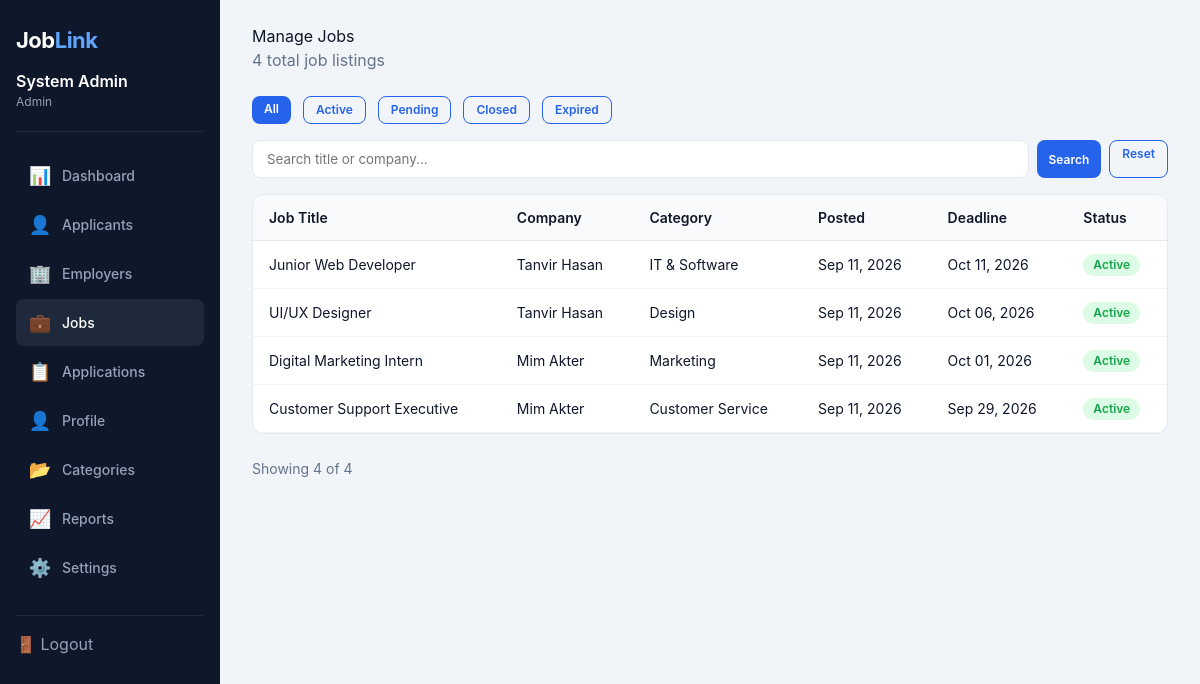
/?role=admin&page=jobs (signed in), run on the app's committed database.
### tables this page shows
CREATE TABLE jobs (
 id INT AUTO_INCREMENT PRIMARY KEY,
 employer_id INT NOT NULL,
 category_id INT DEFAULT NULL,
 title VARCHAR(180) NOT NULL,
 type ENUM('Full-time','Part-time','Internship','Remote') DEFAULT 'Full-time',
 workplace ENUM('Office','Remote','Hybrid') DEFAULT 'Office',
 location VARCHAR(160) NOT NULL,
 vacancy INT DEFAULT 1,
 salary_min DECIMAL(12,2) DEFAULT NULL,
 salary_max DECIMAL(12,2) DEFAULT NULL,
 education TEXT,
 experience TEXT,
 skills TEXT,
 description TEXT NOT NULL,
 responsibilities TEXT,
 benefits TEXT,
 deadline DATE NOT NULL,
 status ENUM('draft','active','closed','expired') DEFAULT 'active',
 created_at TIMESTAMP DEFAULT CURRENT_TIMESTAMP,
 CONSTRAINT fk_job_employer FOREIGN KEY (employer_id) REFERENCES users(id) ON DELETE CASCADE,
 CONSTRAINT fk_job_category FOREIGN KEY (category_id) REFERENCES categories(id) ON DELETE SET NULL
);

CREATE TABLE users (
 id INT AUTO_INCREMENT PRIMARY KEY,
 name VARCHAR(120) NOT NULL,
 email VARCHAR(150) NOT NULL UNIQUE,
 phone VARCHAR(30) DEFAULT NULL,
 password VARCHAR(255) NOT NULL,
 role ENUM('applicant','employer','admin') NOT NULL,
 status ENUM('active','pending','suspended','inactive') DEFAULT 'active',
 created_at TIMESTAMP DEFAULT CURRENT_TIMESTAMP
);

CREATE TABLE categories (
  id INT AUTO_INCREMENT PRIMARY KEY,
  name VARCHAR(120) NOT NULL UNIQUE,
  status ENUM('active','inactive') DEFAULT 'active'
);

### pages/admin/jobs.php (the view, shortened to what this page needs)
<?php
require_once __DIR__ . '/../../config.php';
$db = getDB();
$status_filter = $_GET['status'] ?? '';
$search = trim($_GET['search'] ?? '');
$params = [];
$sql = "SELECT j.*, u.name as employer_name, c.name as category_name
        FROM jobs j
        JOIN users u ON j.employer_id = u.id
        LEFT JOIN categories c ON j.category_id = c.id";
$sql .= " ORDER BY j.created_at DESC";
$stmt = $db->prepare($sql);
$stmt->execute($params);
$jobs = $stmt->fetchAll();
$statuses = ['all' => 'All', 'active' => 'Active', 'draft' => 'Pending', 'closed' => 'Closed', 'expired' => 'Expired'];
$tabs = '';
foreach ($statuses as $value => $label) {
    $current = ($status_filter === '' ? 'all' : $status_filter) === $value;
    $css = $current ? 'btn btn-primary btn-sm' : 'btn btn-outline btn-sm';
    $tabs .= "<a href='?role=admin&page=jobs&status=$value" . ($search !== '' ? "&amp;search=" . urlencode($search) : '') . "' class='$css'>$label</a>";
}
$rows = '';
$status_badges = [
    'draft' => 'badge-pending',
    'active' => 'badge-active',
    'closed' => 'badge-closed',
    'expired' => 'badge-rejected'
];
foreach ($jobs as $j) {
    $badge = $status_badges[$j['status']] ?? 'badge-pending';
    $rows .= "<tr>
        <td>" . htmlspecialchars($j['title']) . "</td>
        <td>" . htmlspecialchars($j['employer_name']) . "</td>
        <td>" . htmlspecialchars((string)$j['category_name']) . "</td>
        <td>" . date('M d, Y', strtotime($j['created_at'])) . "</td>
        <td>" . date('M d, Y', strtotime($j['deadline'])) . "</td>
        <td><span class='badge $badge'>" . ucfirst($j['status']) . "</span></td>
    </tr>";
}

### public/css/global.css (style rules this page uses)
* { margin:0; padding:0; box-sizing:border-box; }
body { font-family:'Inter', system-ui, -apple-system, sans-serif; background:#f8fafc; color:#0f172a; line-height:1.5; }
a { text-decoration:none; color:inherit; }
.logo { font-size:24px; font-weight:700; color:#2563eb; letter-spacing:-0.5px; }
.logo span { color:#0f172a; }
.btn { display:inline-block; padding:8px 20px; border-radius:8px; font-weight:600; font-size:14px; border:none; cursor:pointer; transition:all .2s; text-align:center; }
.btn-primary { background:#2563eb; color:#fff; }
.btn-outline { background:transparent; color:#2563eb; border:1.5px solid #2563eb; }
.btn-sm { padding:4px 12px; font-size:12px; }
.text-muted { color:#64748b; font-size:14px; }
input, select, textarea, button { font-family:inherit; }
.page-sub { color:#64748b; margin-bottom:24px; }
.badge { display:inline-block; padding:2px 10px; border-radius:12px; font-size:12px; font-weight:600; }
.badge-active { background:#dcfce7; color:#16a34a; }

### public/css/admin.css (style rules this page uses)
* { margin:0; padding:0; box-sizing:border-box; }
body { font-family:'Inter',system-ui,sans-serif; background:#f1f5f9; }
.dash-wrapper { display:flex; min-height:100vh; }
.dash-sidebar { width:220px; background:#0f172a; color:#cbd5e1; padding:24px 16px; flex-shrink:0; height:100vh; position:sticky; top:0; overflow-y:auto; }
.dash-sidebar .logo { color:#fff; font-size:22px; margin-bottom:24px; }
.dash-sidebar .logo span { color:#60a5fa; }
.dash-sidebar .user-info { padding:12px 0 20px; border-bottom:1px solid #1e293b; margin-bottom:20px; }
.dash-sidebar .user-info .name { font-weight:600; color:#fff; }
.dash-sidebar .user-info .role { font-size:12px; color:#94a3b8; }
.dash-sidebar .nav-item { display:flex; align-items:center; gap:10px; padding:10px 12px; border-radius:8px; color:#94a3b8; font-size:14px; font-weight:500; transition:all .2s; cursor:pointer; margin-bottom:2px; }
.dash-sidebar .nav-item:hover, .dash-sidebar .nav-item.active { background:#1e293b; color:#fff; }
.dash-sidebar .nav-item .icon { font-size:18px; width:24px; text-align:center; }
.dash-sidebar .logout { display:block; margin-top:24px; border-top:1px solid #1e293b; padding-top:16px; color:#94a3b8; cursor:pointer; text-decoration:none; }
.dash-main { flex:1; padding:24px 32px; overflow-x:auto; }
.table-wrap { background:#fff; border-radius:12px; border:1px solid #e2e8f0; overflow-x:auto; margin-bottom:24px; }
.table-wrap table { width:100%; border-collapse:collapse; font-size:14px; }
.table-wrap th { background:#f8fafc; text-align:left; padding:12px 16px; font-weight:600; border-bottom:1px solid #e2e8f0; }
.table-wrap td { padding:12px 16px; border-bottom:1px solid #f1f5f9; }
.badge { display:inline-block; padding:2px 10px; border-radius:12px; font-size:12px; font-weight:600; }
.badge-active { background:#dcfce7; color:#16a34a; }
.dash-main .page-sub { color:#64748b; margin-bottom:24px; }

### data on the page
jobs: title "Junior Web Developer", employer.name "Tanvir Hasan", category.name "IT & Software", created_at "Sep 11, 2026", deadline "Oct 11, 2026", status "Active"
jobs: title "UI/UX Designer", employer.name "Tanvir Hasan", category.name "Design", created_at "Sep 11, 2026", deadline "Oct 06, 2026", status "Active"
jobs: title "Digital Marketing Intern", employer.name "Mim Akter", category.name "Marketing", created_at "Sep 11, 2026", deadline "Oct 01, 2026", status "Active"
jobs: title "Customer Support Executive", employer.name "Mim Akter", category.name "Customer Service", created_at "Sep 11, 2026", deadline "Sep 29, 2026", status "Active"

### other printed values
$label "All"
$label "Active"
$label "Pending"
$label "Closed"
$label "Expired"
